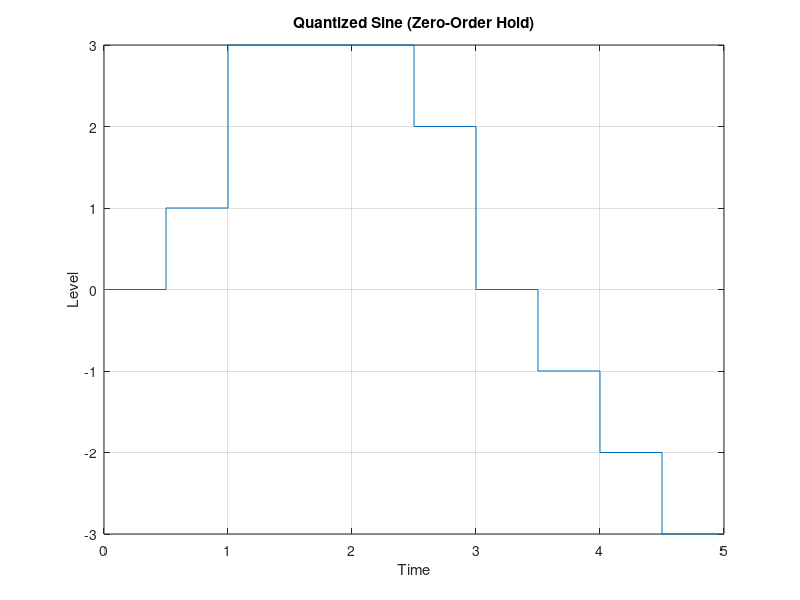

MATLAB code to generate this figure:
% Stairs Plot — Staircase function
% Displays data as a step function, typical for digital signals
% or zero-order hold representations.
% Pull toolbox functions (signal, stats, graphics, io) into scope so we
% can call them by short name (fft, butter, plot, std, ...). Without this,
% we'd need fully qualified names like signal.transforms.fft(...).


clear
close all

t = 0:0.5:5;
y = round(3 * sin(t));
figure
stairs(t, y)
title('Quantized Sine (Zero-Order Hold)')
xlabel('Time')
ylabel('Level')
grid on
